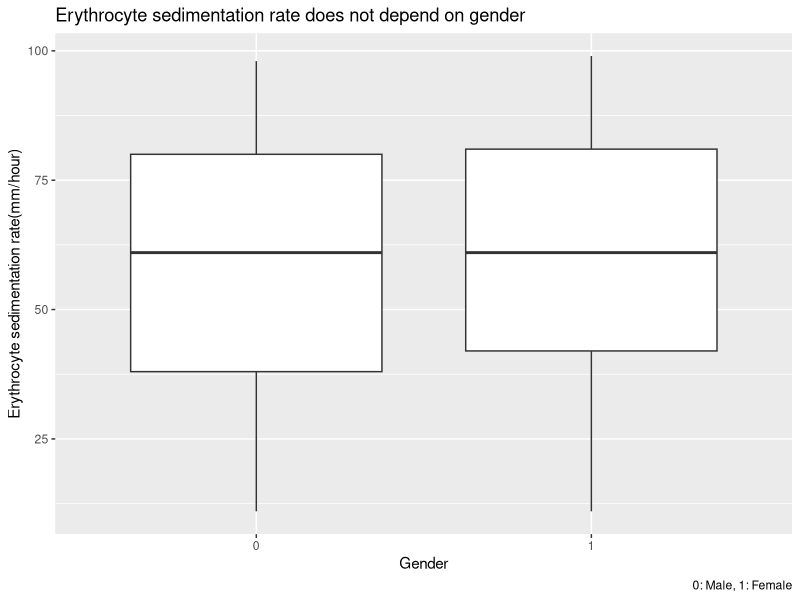
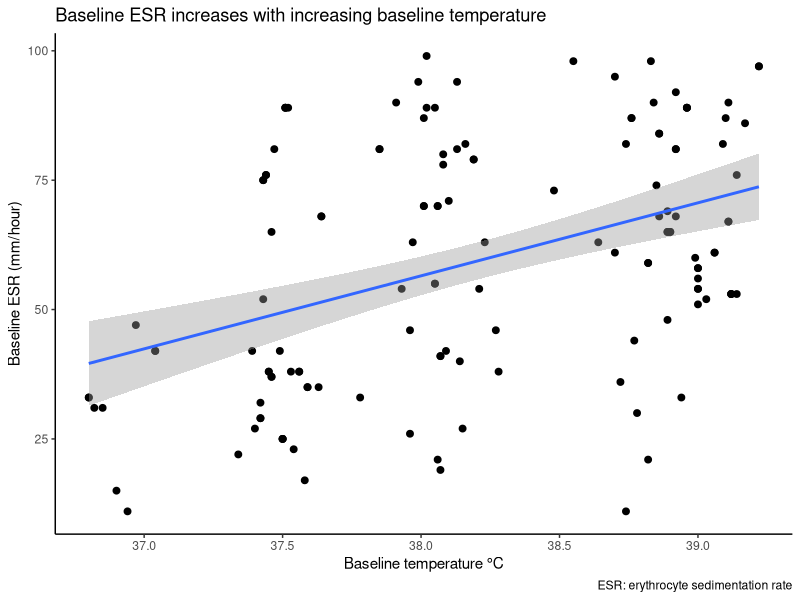
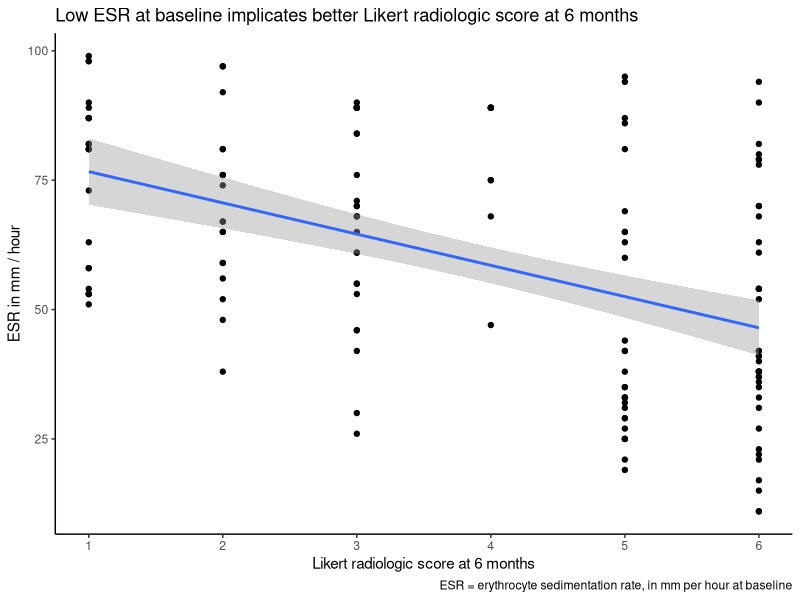

These charts were generated, in order, by the following R code:
## ---- chunk 1
knitr::opts_chunk$set(echo = TRUE)
library(tidyverse)
library(here)
library(patchwork)
df <- read_delim(here("data", "tidy_data_day6.txt"), delim = "\t")
## ---- chunk 2
ggplot(df) +
  aes(x = as.factor(gender_numeric),
      y = baseline_esr) +
  labs(title = "Erythrocyte sedimentation rate does not depend on gender", 
       caption = "0: Male, 1: Female") +
  xlab("Gender") +
  ylab("Erythrocyte sedimentation rate(mm/hour)")+
  geom_boxplot()
  
## ---- chunk 3
ggplot(data = df) +
  aes( x= baseline_temp_C,
       y = baseline_esr) +
  geom_point(size=2) +
  theme_classic() +
  geom_smooth(method = "lm") +
    labs(title = "Baseline ESR increases with increasing baseline temperature",
         caption = "ESR: erythrocyte sedimentation rate") +
         ylab("Baseline ESR (mm/hour)") +
         xlab("Baseline temperature °C")
    
## ---- chunk 4
ggplot(df) +
  aes(x = radiologic_6mon_cat, y = baseline_esr) +
  geom_point() +
  geom_smooth(method = "lm") +
  theme_classic() +
  labs(title = "Low ESR at baseline implicates better Likert radiologic score at 6 months",
       caption = "ESR = erythrocyte sedimentation rate, in mm per hour at baseline") +
       ylab("ESR in mm / hour") +
       xlab("Likert radiologic score at 6 months") +
  scale_x_continuous(breaks = c(1,2,3,4,5,6))
## ---- chunk 5
df <- df %>% 
  mutate(arm_numeric = if_else(df$arm == "Control", 0, 1))
view(df)
## ---- chunk 6
df %>% 
  t.test(arm_numeric~gender_numeric, data = .)
## ---- chunk 7
ANOVAresult <-
  df %>% 
  aov(arm_numeric~base_esr_quartiles, data = .)

ANOVAresult %>%
  summary()
## ---- chunk 8
df %>% 
  kruskal.test(baseline_temp~radiologic_6mon_cat, data = .) %>%
  broom::tidy()
## ---- chunk 9
df %>% 
  aov(strep_resistance_cat~baseline_esr, data = .) %>% 
  summary()

## ---- chunk 10
sessionInfo()
